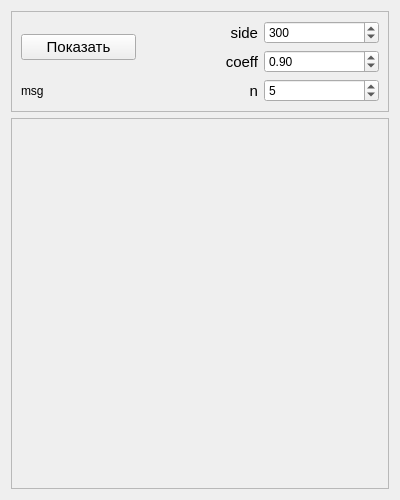
<?xml version="1.0" encoding="UTF-8"?>
<ui version="4.0">
 <class>Form</class>
 <widget class="QWidget" name="Form">
  <property name="geometry">
   <rect>
    <x>0</x>
    <y>0</y>
    <width>400</width>
    <height>500</height>
   </rect>
  </property>
  <property name="windowTitle">
   <string>Квадрат обьектив</string>
  </property>
  <layout class="QVBoxLayout" name="verticalLayout">
   <item>
    <widget class="QFrame" name="topContainer">
     <property name="sizePolicy">
      <sizepolicy hsizetype="Preferred" vsizetype="Maximum">
       <horstretch>0</horstretch>
       <verstretch>0</verstretch>
      </sizepolicy>
     </property>
     <property name="frameShape">
      <enum>QFrame::StyledPanel</enum>
     </property>
     <property name="frameShadow">
      <enum>QFrame::Raised</enum>
     </property>
     <layout class="QGridLayout" name="gridLayout">
      <item row="0" column="0" rowspan="2">
       <widget class="QPushButton" name="submitButton">
        <property name="font">
         <font>
          <pointsize>11</pointsize>
         </font>
        </property>
        <property name="text">
         <string>Показать</string>
        </property>
       </widget>
      </item>
      <item row="0" column="1">
       <widget class="QLabel" name="text1">
        <property name="font">
         <font>
          <pointsize>11</pointsize>
         </font>
        </property>
        <property name="text">
         <string>side</string>
        </property>
        <property name="alignment">
         <set>Qt::AlignRight|Qt::AlignTrailing|Qt::AlignVCenter</set>
        </property>
       </widget>
      </item>
      <item row="0" column="2">
       <widget class="QSpinBox" name="sideLen">
        <property name="minimum">
         <number>100</number>
        </property>
        <property name="maximum">
         <number>350</number>
        </property>
        <property name="value">
         <number>300</number>
        </property>
       </widget>
      </item>
      <item row="1" column="1">
       <widget class="QLabel" name="text2">
        <property name="font">
         <font>
          <pointsize>11</pointsize>
         </font>
        </property>
        <property name="text">
         <string>coeff</string>
        </property>
        <property name="alignment">
         <set>Qt::AlignRight|Qt::AlignTrailing|Qt::AlignVCenter</set>
        </property>
       </widget>
      </item>
      <item row="1" column="2">
       <widget class="QDoubleSpinBox" name="multiplier">
        <property name="decimals">
         <number>2</number>
        </property>
        <property name="minimum">
         <double>0.100000000000000</double>
        </property>
        <property name="maximum">
         <double>0.990000000000000</double>
        </property>
        <property name="singleStep">
         <double>0.010000000000000</double>
        </property>
        <property name="value">
         <double>0.900000000000000</double>
        </property>
       </widget>
      </item>
      <item row="2" column="0">
       <widget class="QLabel" name="msg">
        <property name="text">
         <string>msg</string>
        </property>
       </widget>
      </item>
      <item row="2" column="1">
       <widget class="QLabel" name="text3">
        <property name="font">
         <font>
          <pointsize>11</pointsize>
         </font>
        </property>
        <property name="text">
         <string>n</string>
        </property>
        <property name="alignment">
         <set>Qt::AlignRight|Qt::AlignTrailing|Qt::AlignVCenter</set>
        </property>
       </widget>
      </item>
      <item row="2" column="2">
       <widget class="QSpinBox" name="amount">
        <property name="minimum">
         <number>1</number>
        </property>
        <property name="maximum">
         <number>20</number>
        </property>
        <property name="value">
         <number>5</number>
        </property>
       </widget>
      </item>
     </layout>
    </widget>
   </item>
   <item>
    <widget class="QFrame" name="canvas">
     <property name="frameShape">
      <enum>QFrame::StyledPanel</enum>
     </property>
     <property name="frameShadow">
      <enum>QFrame::Raised</enum>
     </property>
    </widget>
   </item>
  </layout>
  <zorder>canvas</zorder>
  <zorder>topContainer</zorder>
 </widget>
 <resources/>
 <connections/>
</ui>
